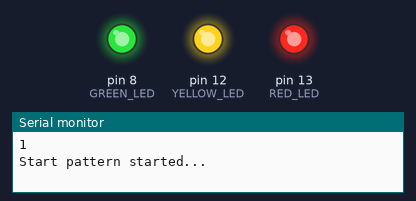
Recording of a sketch running on a simulated Arduino Mega 2560, built with avr-gcc and run on an emulated ATmega2560. On the bench: output pins drawn as LEDs (lit = HIGH), the last lines printed to the serial monitor.

Above: at 0.1 s.
At 3.1 s:
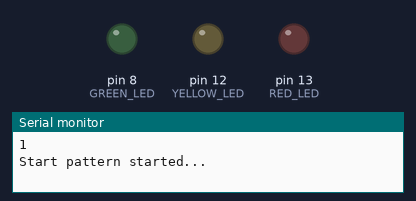
At 6.1 s:
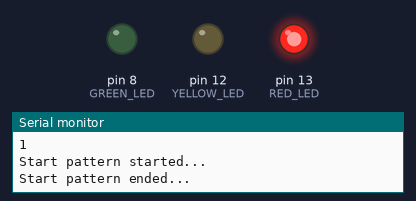
At 11.1 s:
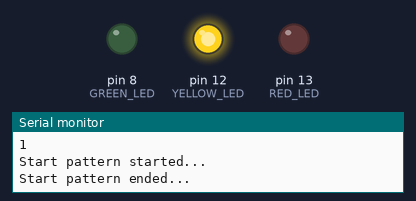
At 37.1 s:
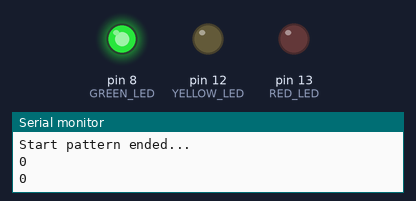
Timing chart, 0 to 38.6 s (numbered marks = the images above):
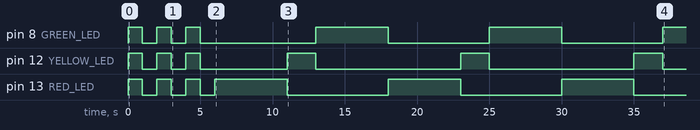

Measured:
- by itself, pin 8 (GREEN_LED): LOW → HIGH at 0.00 s, → LOW 1.0 s later, → HIGH 1.0 s later, → LOW 1.0 s later, … (11 changes in this stretch)
- by itself, pin 12 (YELLOW_LED): LOW → HIGH at 0.00 s, → LOW 1.0 s later, → HIGH 1.0 s later, → LOW 1.0 s later, … (12 changes in this stretch)
- by itself, pin 13 (RED_LED): repeats every 12.0 s: HIGH 5.0 s, LOW 7.0 s

The sketch:

trafficLight.ino
```cpp
// traffic light
// Elegoo mega2560

int RED_LED = 13;
int YELLOW_LED = 12;
int GREEN_LED = 8;
int ON_DELAY = 5000;
int YELLOW_ON_DELAY = 2000;

bool firstTime = true;

// Setup
void setup(){
    Serial.begin(115200);
    pinMode(RED_LED, OUTPUT);
    pinMode(YELLOW_LED, OUTPUT);
    pinMode(GREEN_LED, OUTPUT);
}

void loop(){
    // Signal start of pattern
    Serial.println(firstTime);

    if(firstTime){
      firstTime = startPattern();
    }


    // Red light
    digitalWrite(RED_LED, HIGH);
    delay(ON_DELAY);
    digitalWrite(RED_LED, LOW);

    // Yellow light
    digitalWrite(YELLOW_LED, HIGH);
    delay(YELLOW_ON_DELAY);
    digitalWrite(YELLOW_LED, LOW);

    // Green light
    digitalWrite(GREEN_LED, HIGH);
    delay(ON_DELAY);
    digitalWrite(GREEN_LED, LOW);

}

bool startPattern(){
    Serial.println("Start pattern started...");

    int blinkOnDelay = 1000;

    digitalWrite(RED_LED,HIGH);
    digitalWrite(YELLOW_LED, HIGH);
    digitalWrite(GREEN_LED, HIGH);
    delay(blinkOnDelay);

    digitalWrite(RED_LED,LOW);
    digitalWrite(YELLOW_LED, LOW);
    digitalWrite(GREEN_LED, LOW);
    delay(blinkOnDelay);

    digitalWrite(RED_LED,HIGH);
    digitalWrite(YELLOW_LED, HIGH);
    digitalWrite(GREEN_LED, HIGH);
    delay(blinkOnDelay);

    digitalWrite(RED_LED,LOW);
    digitalWrite(YELLOW_LED, LOW);
    digitalWrite(GREEN_LED, LOW);
    delay(blinkOnDelay);

    digitalWrite(RED_LED,HIGH);
    digitalWrite(YELLOW_LED, HIGH);
    digitalWrite(GREEN_LED, HIGH);
    delay(blinkOnDelay);

    digitalWrite(RED_LED,LOW);
    digitalWrite(YELLOW_LED, LOW);
    digitalWrite(GREEN_LED, LOW);
    delay(blinkOnDelay);

    Serial.println("Start pattern ended...");

    return false;
}
```
